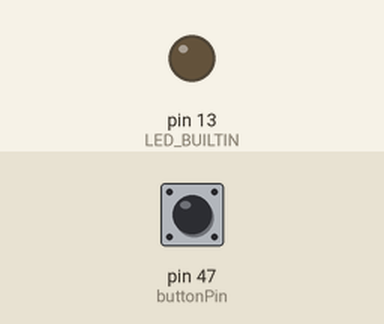
The sketch below on a simulated Arduino Mega 2560, built with avr-gcc and run on an emulated ATmega2560. On the bench: output pins drawn as LEDs (lit = HIGH). The test bench sets the inputs (shaded band); at power-on: pin 47 (buttonPin) LOW.

Above: at 1.2 s.
1.3 s: pin 47 (buttonPin) pulled HIGH for 0.15 s
At 1.37 s:
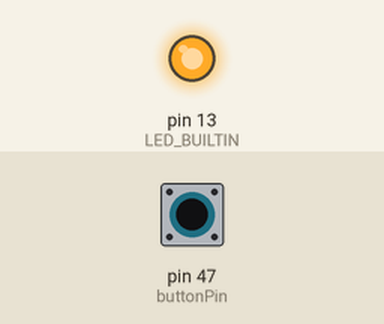
2.9 s: pin 47 (buttonPin) pulled HIGH for 3.2 s
At 6.9 s:
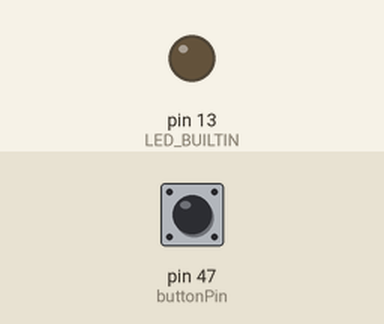
Timing chart, 0 to 8.4 s (numbered marks = the images above; inputs shaded):
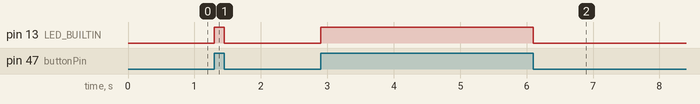

Measured:
- after the input at 1.3 s, pin 13 (LED_BUILTIN): LOW → HIGH at once, → LOW 0.15 s later
- after the input at 2.9 s, pin 13 (LED_BUILTIN): LOW → HIGH at once, → LOW 3.2 s later

The sketch:

coba_button.ino
```cpp
// constants won't change. They're used here to set pin numbers:
const int buttonPin = 47;     // the number of the pushbutton pin

// variables will change:
int buttonState = 0;         // variable for reading the pushbutton status

void setup() {
  // initialize the LED pin as an output:
  pinMode(LED_BUILTIN, OUTPUT);
  // initialize the pushbutton pin as an input:
  pinMode(buttonPin, INPUT);
}

void loop() {
  // read the state of the pushbutton value:
  buttonState = digitalRead(buttonPin);

  // check if the pushbutton is pressed. If it is, the buttonState is HIGH:
  if (buttonState == HIGH) {
    // turn LED on:
    digitalWrite(LED_BUILTIN, HIGH);
  } else {
    // turn LED off:
    digitalWrite(LED_BUILTIN, LOW);
  }
}
```
